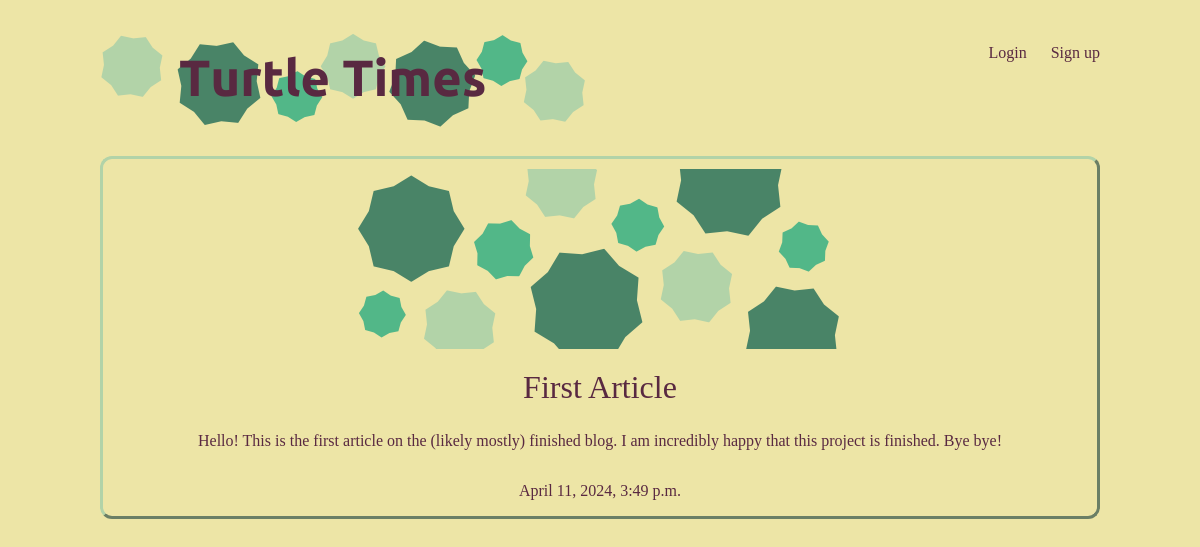
The page /articles/first-article/ on the database its author committed.
### articles/models.py (models this page shows, shortened)
class Article(models.Model):
    title = models.CharField(max_length = 100)
    slug = models.SlugField()
    body = models.TextField()
    date = models.DateTimeField(auto_now_add=True)
    thumbnail = models.ImageField(default='default.png', blank = True)
    author = models.ForeignKey(User, on_delete=models.CASCADE, default = None)

### articles/views.py (the view)
# urls.py: path('<slug:slug>/', views.article_detail, name = "detail"),
def article_detail(request, slug):
    article = Article.objects.get(slug=slug)
    return render(request, 'article_detail.html', {'article': article})

### articles/templates/article_detail.html
{% extends 'base_layout.html' %}
{% block content %}
<div class = "article-detail">
    <div class = "article">
        <img src = "{{article.thumbnail.url}}"/>
        <h2>{{article.title}}</h2>
        <p>{{article.body}}</p>
        <p>{{article.date}}</p>
    </div>
</div>
{% endblock %}

### templates/base_layout.html (shortened to what this page needs)
{% load static %}
<!DOCTYPE html>
<html lang="en">
<head>
    <link rel="stylesheet" href="{% static 'styles.css' %}">
</head>
<body>
    <header class = "wrapper">
        <h1><a href="{% url 'home' %}"><img src ="{% static 'logo.png' %}"/></a></h1>
        <nav>
            <ul>
                {% if user.is_authenticated %}
                <li>
                    <form class="logout-link" action = "{% url 'accounts:logout'%}" method = "post">
                        {% csrf_token %}
                        <button type="submit">Log out</button>
                    </form>
                </li>
                <li><a href="{% url 'articles:create' %}" class = "highlight">New Article</a></li>
                {% else %}
                <li><a href="{% url 'accounts:login' %}">Login</a></li>
                <li><a href="{% url 'accounts:signup' %}">Sign up</a></li>
                {% endif %}
            </ul>
        </nav>
    </header>
    <div class="wrapper">
        {% block content %}
        {% endblock %}
    </div>
</body>
</html>

### assets/styles.css (style rules this page uses)
body { background: #EDE5A6; background-repeat: no-repeat; color: #592941 }
body * { font-family: Ubuntu; }
h1, h2, h3, h4, h5 { font-weight: normal; margin: 0; }
a, a:hover, a:visited { color: #592941; text-decoration: none; }
.wrapper { display:grid; max-width: 1000px; margin: 0 auto; }
header { display: grid; grid-template-columns: 1fr 1fr; padding: 20px 0; }
nav { justify-self: end; }
nav li { display: inline-block; margin-left: 20px; }
.article { padding: 10px; border: 3px outset #B2D3A8; border-radius: 12px; position: relative; padding-bottom: 40px; }
.article h2 { font-size: 1.2em; }
.article-detail .article { display: grid; padding:0; }
.article-detail .article img { padding: 10px; justify-self:center; max-width: 90%; }
.article-detail .article h2 { text-align: center; margin: 10px auto; font-size: 2em; }
.article-detail .article p { text-align: center; }

### rows shown on the page
Article: thumbnail (placeholder picture), title "First Article", body "Hello! This is the first article on the (likely mostly) finished blog. I am incredibly happy that this project is finished. Bye bye!", date "April 11, 2024, 3:49 p.m."
